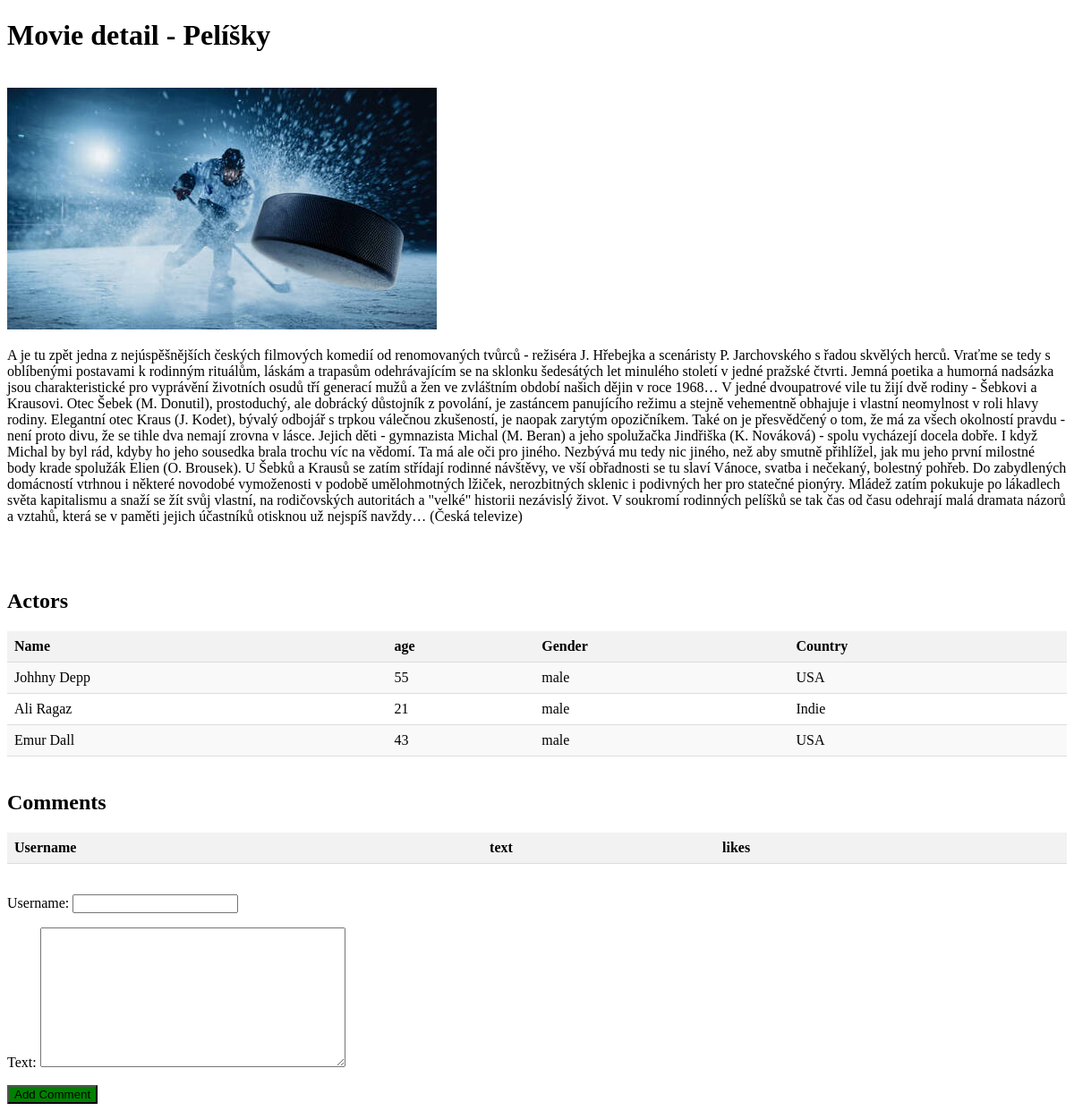
Page /movie/9/ on the committed database.
### hollymovies_app/models.py (models this page shows, shortened)
class Movie(models.Model):
    GENRE_HORROR = "hrh"
    GENRE_COMEDY = "cmd"
    GENRE_ACTION = "ac"
    GENRE_DRAMA = "dr"
    GENRE_CHOICES = (
        (GENRE_HORROR, "horror"),
        (GENRE_COMEDY, "comedy"),
        (GENRE_ACTION, "action"),
        (GENRE_DRAMA, "drama")
    )
    name = models.CharField(max_length=50)
    description = models.TextField(blank=True, default="")
    rating = models.IntegerField(validators=[MinValueValidator(0), MaxValueValidator(10)])
    release_date = models.DateField()
    genre = models.CharField(choices=GENRE_CHOICES, max_length=20, default=GENRE_COMEDY)
    country = models.ForeignKey(Country, on_delete=models.PROTECT, related_name="movies")
    actors = models.ManyToManyField(Actor, related_name="movies")
    image = models.ImageField(blank=True, null=True)

class Actor(models.Model):
    GENDER_MALE = "male"
    GENDER_FEMALE = "female"
    GENDER_CHOICES = (
        (GENDER_FEMALE, "female"),
        (GENDER_MALE, "male")
    )
    name = models.CharField(max_length=100)
    description = models.TextField(blank=True, default="")
    age = models.IntegerField(validators=[MinValueValidator(0), MaxValueValidator(120)])
    country = models.ForeignKey(Country, on_delete=models.PROTECT, related_name="actors")
    gender = models.CharField(max_length=10, choices=GENDER_CHOICES, default=GENDER_MALE)

class Country(models.Model):
    name = models.CharField(max_length=200)
    class Meta:
        verbose_name_plural = "Countries"

### hollymovies_app/views.py (the view)
# urls.py: path("movie/<int:movie_id>/", MovieDetailView.as_view(), name="movie_detail"),
class MovieDetailView(View):
    def get(self, request, movie_id, *args, **kwargs):
        movie = Movie.objects.get(id=movie_id)
        context = {
            "movie": movie,
            "comments": movie.comments.all().order_by("-likes"),
            "comment_form": CommentForm()
        }
        return TemplateResponse(request, "movie_detail.html", context=context)

### hollymovies_app/forms.py
class CommentForm(forms.ModelForm):
    class Meta:
        model = Comment
        fields = ["username", "text"]

### hollymovies_app/templates/movie_detail.html (shortened to what this page needs)
<!DOCTYPE html>
<html lang="en">
<head>
</head>
<body>
<h1>Movie detail - {{ movie.name }}</h1>
<br>
{% if movie.image %}
<img src="{{ movie.image.url }}" alt="">
{% endif %}
<p>{{ movie.description }}</p>
<br><br>
<h2>Actors</h2>
<table>
  <colgroup span="4"></colgroup>
  <tr>
    <th>Name</th>
    <th>age</th>
    <th>Gender</th>
    <th>Country</th>
  </tr>
  {% for actor in movie.actors.all %}
  <tr>
    <td>{{ actor.name }}</td>
    <td>{{ actor.age }}</td>
    <td>{{ actor.get_gender_display }}</td>
    <td>{{ actor.country.name }}</td>
  </tr>
  {% endfor %}
</table>
<br>
<h2>Comments</h2>
<table>
  <colgroup span="4"></colgroup>
  <tr>
    <th>Username</th>
    <th>text</th>
    <th>likes</th>
    <th></th>
  </tr>
</table>
<br>
<form action="{% url "add_comment" movie.id %}" method="post">
    {{ comment_form.as_p }}
    <button type="submit" style="background-color: green">Add Comment</button>
</form>
</body>
</html>

### hollymovies_app/templates/movie_detail.html (style rules this page uses)
table { border-collapse: collapse; width: 100%; }
th, td { padding: 8px; text-align: left; border-bottom: 1px solid #ddd; }
th { background-color: #f2f2f2; }
tr:nth-child(even) { background-color: #f9f9f9; }

### rows in the picture
Movie: name "Pelíšky", image (picture), description "A je tu zpět jedna z nejúspěšnějších českých filmových komedií od renomovaných tvůrců - režiséra J. Hřebejka a scenáristy P. Jarchovského s řadou skvělých herců. Vraťme se tedy s oblíbenými postavami k rodinným rituálům, láskám a trapasům odehrávajícím se na sklonku šedesátých let minulého století v jedné pražské čtvrti. Jemná poetika a humorná nadsázka jsou charakteristické pro vyprávění životních osudů tří generací mužů a žen ve zvláštním období našich dějin v roce 1968… V jedné dvoupatrové vile tu žijí dvě rodiny - Šebkovi a Krausovi. Otec Šebek (M. Donutil), prostoduchý, ale dobrácký důstojník z povolání, je zastáncem panujícího režimu a stejně vehementně obhajuje i vlastní neomylnost v…"
Actor: name "Johhny Depp", age "55", gender "male", country.name "USA"
Actor: name "Ali Ragaz", age "21", gender "male", country.name "Indie"
Actor: name "Emur Dall", age "43", gender "male", country.name "USA"
